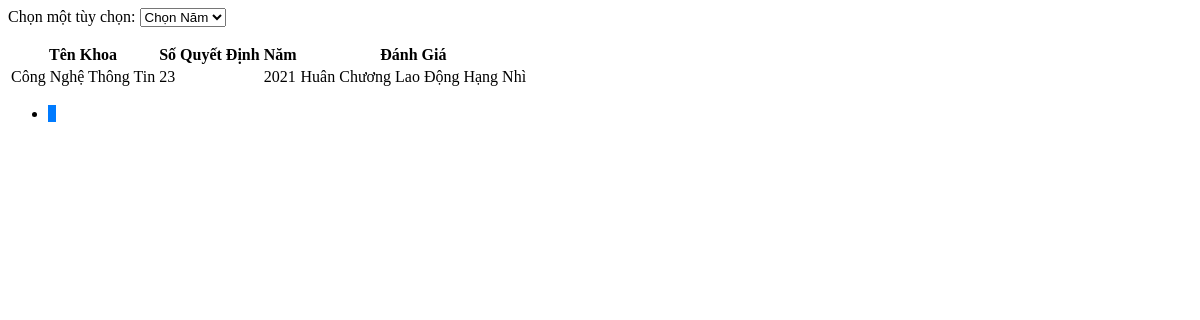
Page /Admin/danhgiaTThcldhnview.php on the earlier database version.
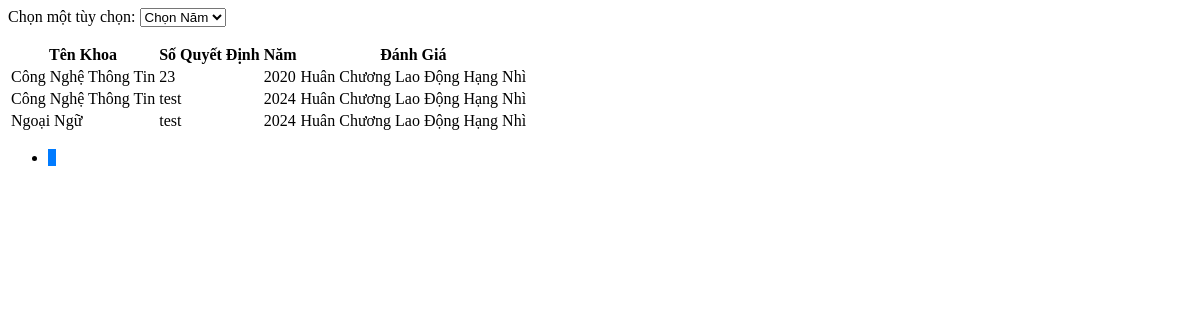
Same page on the later database version.
### tables this page shows
CREATE TABLE `danhgiatt` (
  `MaDGTT` int(20) NOT NULL,
  `MaKhoa` int(20) NOT NULL,
  `SoQD` varchar(100) NOT NULL,
  `Manam` int(20) NOT NULL,
  `DanhGia` varchar(50) NOT NULL DEFAULT 'Chờ Đánh Giá'
);

CREATE TABLE `khoa` (
  `MaKhoa` int(20) NOT NULL,
  `TenKhoa` varchar(50) NOT NULL,
  `MoTa` varchar(100) NOT NULL
);

CREATE TABLE `nam` (
  `Manam` int(20) NOT NULL,
  `Nam` varchar(20) NOT NULL
);

### Admin/danhgiaTT.php (called while the page is built, shortened)
<?php
include('./Khoa.php');
include('./nam.php');
class DanhgiaTT {
    public static function layTongSoDanhGiahangnhi($conn) {
        $sql = "SELECT COUNT(*) FROM danhgiatt WHERE DanhGia IN ('Huan_Chuong_Lao_Dong_Hang_Nhi')";
        $result = $conn->query($sql);
        $row = $result->fetch_row();
        return $row[0];
    }
    public static function layDanhGiahangnhi($conn, $startFrom, $recordsPerPage) {
        $sql = "SELECT * FROM danhgiatt WHERE DanhGia IN ('Huan_Chuong_Lao_Dong_Hang_Nhi') LIMIT $startFrom, $recordsPerPage";
        $result = $conn->query($sql);
        $danhgiattList = array();
        if ($result->num_rows > 0) {
            while($row = $result->fetch_assoc()) {
                $khoa_obj = Khoa::layKhoa($conn, $row["MaKhoa"]);
                $nam_obj = Nam::laynam($conn, $row["Manam"]);
                $danhgiatt_obj = new DanhgiaTT();
                $danhgiatt_obj->MaDGTT = $row["MaDGTT"];
                $danhgiatt_obj->MaKhoa = $khoa_obj->TenKhoa;
                $danhgiatt_obj->SoQD = $row["SoQD"];
                $danhgiatt_obj->Manam = $nam_obj->Nam;
                $danhgiatt_obj->DanhGia = $row["DanhGia"];
                $danhgiattList[] = $danhgiatt_obj;
            }
        }
        return $danhgiattList;
    }
}
?>

### Admin/Khoa.php (called while the page is built, shortened)
<?php
class Khoa {
    public static function layKhoa($conn, $id) {
        $sql = "SELECT * FROM Khoa WHERE MaKhoa = $id";
        $result = mysqli_query($conn, $sql);
        $Khoa = new Khoa();
        if ($row = mysqli_fetch_assoc($result)) {
            $Khoa->MaKhoa = $row['MaKhoa'];
            $Khoa->TenKhoa = $row['TenKhoa'];
            $Khoa->MoTa = $row["MoTa"];
        }
        return $Khoa;
    }
}
?>

### Admin/nam.php (called while the page is built, shortened)
<?php
    class Nam {
        public static function laynam($conn, $id) {
            $sql = "SELECT * FROM nam WHERE Manam = $id";
            $result = mysqli_query($conn, $sql);
            $nam = new Nam();
            $row = mysqli_fetch_assoc($result);
            $nam->Manam = $row['Manam'];
            $nam->Nam = $row['Nam'];
            return $nam;
        }
    }
?>

### Admin/danhgiaTThcldhnview.php (the view, shortened to what this page needs)
<?php
include('./danhgiaTT.php');
$recordsPerPage = 10;
$currentPage = isset($_GET['page']) ? (int)$_GET['page'] : 1;
$startFrom = ($currentPage - 1) * $recordsPerPage;
$totalRecords = DanhgiaTT::layTongSoDanhGiahangnhi($conn);
$totalPages = ceil($totalRecords / $recordsPerPage);
$data = DanhgiaTT::layDanhGiahangnhi($conn, $startFrom, $recordsPerPage);
$awardMap = array(
    'Huan_Chuong_Lao_Dong_Hang_Nhi' => 'Huân Chương Lao Động Hạng Nhì',
);
?>
<div class="combobox">
    <label for="options">Chọn một tùy chọn:</label>
    <select name="options" id="options" onchange="fetchAndDisplayDanhGia(this.value)">
        <option value="">Chọn Năm</option>
    </select>
</div>
<table class="table table-bordered">
    <thead>
        <tr>
            <th>Tên Khoa</th>
            <th>Số Quyết Định</th>
            <th>Năm</th>
            <th>Đánh Giá</th>
        </tr>
    </thead>
    <tbody id="danhgiahn-table-body">
        <?php
        foreach ($data as $item) {
            $danhGia = isset($awardMap[$item->DanhGia]) ? $awardMap[$item->DanhGia] : $item->DanhGia;
        ?>
            <tr>
                <td scope="row"><?php echo htmlspecialchars($item->MaKhoa) ; ?></td>
                <td><?php echo htmlspecialchars($item->SoQD ?? "Cần Thêm Số Quyết Đinh Cho $item->MaKhoa");?></td>
                <td><?php echo htmlspecialchars($item->Manam ?? "Cần Thêm Năm Cho $item->MaKhoa"); ?></td>
                <td><?php echo htmlspecialchars($danhGia);?></td>
            </tr>
        <?php
        }
        ?>
    </tbody>
</table>
<nav aria-label="Page navigation">
    <ul class="pagination">
        <?php for ($i = 1; $i <= $totalPages; $i++): ?>
            <li class="page-item <?php echo $i == $currentPage ? 'active' : ''; ?>">
                <a class="page-link" href="?p=danhgiaTThcldhnview&page=<?php echo $i; ?>"><?php echo $i; ?></a>
            </li>
        <?php endfor; ?>
    </ul>
</nav>

Differences in the rows shown:
changed danhgiatt (number 1 of 3 on the later page): Manam.Nam "2021" → "2020"
added danhgiatt: MaKhoa.TenKhoa "Công Nghệ Thông Tin", SoQD "test", Manam.Nam "2024", DanhGia "Huân Chương Lao Động Hạng Nhì"
added danhgiatt: MaKhoa.TenKhoa "Ngoại Ngữ", SoQD "test", Manam.Nam "2024", DanhGia "Huân Chương Lao Động Hạng Nhì"
